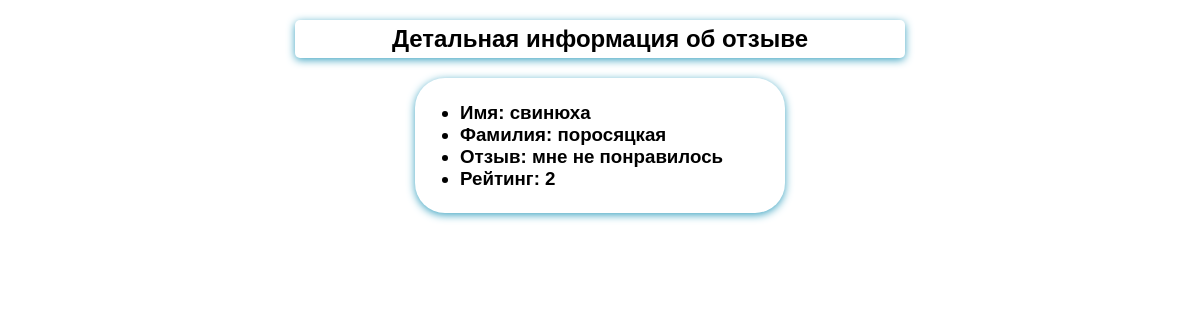
The app's page /detail/5 with its own data.
### feedback/models.py (models this page shows)
class Feedback(models.Model):
    name = models.CharField(max_length=15, validators=[MinLengthValidator(3)])
    surname = models.CharField(max_length=60)
    feedback = models.TextField()
    rating = models.PositiveIntegerField()

### feedback/views.py (the view)
# urls.py: path('detail/<int:pk>', DetailFeedBack.as_view()),
class DetailFeedBack(DetailView):
    template_name = 'feedback/detail_feedback.html'
    model = Feedback
    context_object_name = 'feed'

### feedback/templates/feedback/detail_feedback.html (shortened to what this page needs)
{% extends 'feedback/base.html' %}
{% load static %}
{% block content %}
<h2>Детальная информация об отзыве</h2>
<h3>
    <ul>
        <li>Имя: {{ object.name }}</li>
        <li>Фамилия: {{ feed.surname }}</li>
        <li>Отзыв: {{ object.feedback }}</li>
        <li>Рейтинг: {{ object.rating }}</li>
    </ul>
</h3>
{% endblock %}

### feedback/static/feedback/forms.css (style rules this page uses)
body { margin: 0; font-family: Sans-Serif; }
h2 { width:50%; margin: 20px auto 5px; text-align: center; padding: 5px; border-radius: 5px; box-shadow: 0 2px 8px #3ca3c1; }
h3 { width:30%; margin: 20px auto 5px; text-align: start; padding: 5px; border-radius: 30px; box-shadow: 0 2px 8px #3ca3c1; }

### records on screen
Feedback: name "свинюха", surname "поросяцкая", feedback "мне не понравилось", rating "2"
